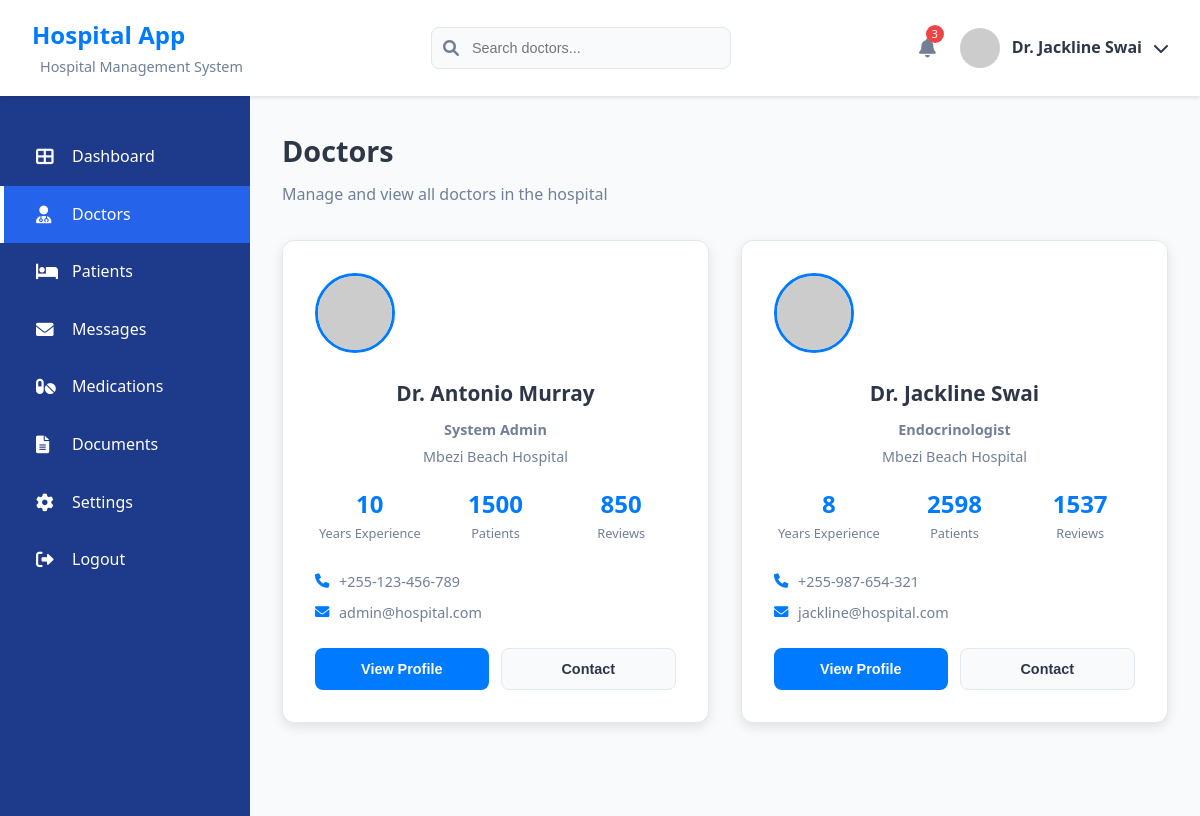
Page /doctors (signed in) on the committed database.
### models.py (models this page shows, shortened)
class Doctor(db.Model, UserMixin):
    id = db.Column(db.Integer, primary_key=True)
    email = db.Column(db.String(120), unique=True, nullable=False)
    password = db.Column(db.String(60), nullable=False)
    name = db.Column(db.String(100), nullable=False)
    specialization = db.Column(db.String(50))
    phone = db.Column(db.String(20))
    hospital = db.Column(db.String(100))
    experience_years = db.Column(db.Integer, default=0)
    total_patients = db.Column(db.Integer, default=0)
    total_reviews = db.Column(db.Integer, default=0)
    profile_picture = db.Column(db.String(200))
    bio = db.Column(db.Text)
    appointments = db.relationship('Appointment', backref='doctor', lazy=True)
    availability = db.relationship('DoctorAvailability', backref='doctor', lazy=True, cascade="all, delete-orphan")

### app.py (the view)
@app.route('/doctors')
@login_required
def doctors():
    all_doctors = Doctor.query.all()
    return render_template('doctors.html', doctors=all_doctors)

### app.py (called while the page is built)
@login_manager.user_loader
def load_user(user_id):
    return Doctor.query.get(int(user_id))

### templates/doctors.html (shortened to what this page needs)
{% extends 'base.html' %}
{% block content %}
<div class="dashboard-container">
    <div class="dashboard-header">
        <div class="header-left">
            <h1>Hospital App</h1>
            <span class="header-subtitle">Hospital Management System</span>
        </div>
        <div class="header-center">
            <div class="search-container">
                <input type="text" placeholder="Search doctors..." class="search-input">
                <i class="fas fa-search search-icon"></i>
            </div>
        </div>
        <div class="header-right">
            <div class="notification-icon">
                <i class="fas fa-bell"></i>
                <span class="notification-badge">3</span>
            </div>
            <div class="user-profile">
                {% if current_user.is_authenticated %}
                    <img src="https://via.placeholder.com/40x40/007bff/ffffff?text={{ current_user.name[0] }}" alt="Profile" class="profile-picture">
                    <span class="user-name">{{ current_user.name }}</span>
                    <i class="fas fa-chevron-down"></i>
                {% else %}
                    <a href="{{ url_for('login') }}" class="login-link">Login</a>
                {% endif %}
            </div>
        </div>
    </div>
    <div class="dashboard-content">
        <div class="sidebar">
            <nav class="sidebar-nav">
                <a href="{{ url_for('dashboard') }}" class="nav-item">
                    <i class="fas fa-th-large"></i>
                    <span>Dashboard</span>
                </a>
                <a href="{{ url_for('doctors') }}" class="nav-item active">
                    <i class="fas fa-user-md"></i>
                    <span>Doctors</span>
                </a>
                <a href="{{ url_for('patients') }}" class="nav-item">
                    <i class="fas fa-bed"></i>
                    <span>Patients</span>
                </a>
                <a href="{{ url_for('messages') }}" class="nav-item">
                    <i class="fas fa-envelope"></i>
                    <span>Messages</span>
                </a>
                <a href="{{ url_for('medications') }}" class="nav-item">
                    <i class="fas fa-pills"></i>
                    <span>Medications</span>
                </a>
                <a href="{{ url_for('documents') }}" class="nav-item">
                    <i class="fas fa-file-alt"></i>
                    <span>Documents</span>
                </a>
                <a href="{{ url_for('settings') }}" class="nav-item">
                    <i class="fas fa-cog"></i>
                    <span>Settings</span>
                </a>
                <a href="{{ url_for('logout') }}" class="nav-item">
                    <i class="fas fa-sign-out-alt"></i>
                    <span>Logout</span>
                </a>
            </nav>
        </div>
        <div class="main-content">
            <div class="page-header">
                <h2>Doctors</h2>
                <p>Manage and view all doctors in the hospital</p>
            </div>
            <div class="doctors-grid">
                {% for doctor in doctors %}
                <div class="doctor-card">
                    <div class="doctor-avatar">
                        <img src="https://via.placeholder.com/80x80/007bff/ffffff?text={{ doctor.name[0] }}" alt="{{ doctor.name }}">
                    </div>
                    <div class="doctor-info">
                        <h3>{{ doctor.name }}</h3>
                        <p class="specialization">{{ doctor.specialization or 'General Practitioner' }}</p>
                        <p class="hospital">{{ doctor.hospital or 'Hospital' }}</p>
                        <div class="doctor-stats">
                            <div class="stat">
                                <span class="stat-number">{{ doctor.experience_years or 0 }}</span>
                                <span class="stat-label">Years Experience</span>
                            </div>
                            <div class="stat">
                                <span class="stat-number">{{ doctor.total_patients or 0 }}</span>
                                <span class="stat-label">Patients</span>
                            </div>
                            <div class="stat">
                                <span class="stat-number">{{ doctor.total_reviews or 0 }}</span>
                                <span class="stat-label">Reviews</span>
                            </div>
                        </div>
                        {% if doctor.phone %}
                        <p class="contact-info">
                            <i class="fas fa-phone"></i> {{ doctor.phone }}
                        </p>
                        {% endif %}
                        {% if doctor.email %}
                        <p class="contact-info">
                            <i class="fas fa-envelope"></i> {{ doctor.email }}
                        </p>
                        {% endif %}
                        <div class="doctor-actions">
                            <button class="btn btn-primary" onclick="viewDoctorProfile({{ doctor.id }})">View Profile</button>
                            <button class="btn btn-secondary" onclick="contactDoctor({{ doctor.id }}, '{{ doctor.name }}')">Contact</button>
                        </div>
                    </div>
                </div>
                {% endfor %}
            </div>
        </div>
    </div>
</div>
{% endblock %}

### static/css/dashboard.css (style rules this page uses)
:root { --primary-blue: #007bff; --dark-blue: #0056b3; --light-blue: #e3f2fd; --sidebar-bg: #1e3a8a; --sidebar-hover: #2563eb; --text-dark: #2d3748; --text-light: #718096; --bg-light: #f8fafc; --white: #ffffff; --success: #10b981; --danger: #ef4444; --warning: #f59e0b; --border-color: #e2e8f0; }
* { margin: 0; padding: 0; box-sizing: border-box; }
body { font-family: 'Segoe UI', Tahoma, Geneva, Verdana, sans-serif; background-color: var(--bg-light); color: var(--text-dark); line-height: 1.6; }
.dashboard-container { min-height: 100vh; display: flex; flex-direction: column; }
.dashboard-header { background: var(--white); padding: 1rem 2rem; display: flex; justify-content: space-between; align-items: center; box-shadow: 0 2px 4px rgba(0,0,0,0.1); z-index: 1000; }
.header-left h1 { color: var(--primary-blue); font-size: 1.5rem; font-weight: 700; }
.header-subtitle { color: var(--text-light); font-size: 0.9rem; margin-left: 0.5rem; }
.search-container { position: relative; width: 300px; }
.search-input { width: 100%; padding: 0.75rem 1rem 0.75rem 2.5rem; border: 1px solid var(--border-color); border-radius: 8px; font-size: 0.9rem; background: var(--bg-light); }
.search-icon { position: absolute; left: 0.75rem; top: 50%; transform: translateY(-50%); color: var(--text-light); }
.header-right { display: flex; align-items: center; gap: 1.5rem; }
.notification-icon { position: relative; cursor: pointer; color: var(--text-light); font-size: 1.2rem; }
.notification-badge { position: absolute; top: -8px; right: -8px; background: var(--danger); color: var(--white); border-radius: 50%; width: 18px; height: 18px; font-size: 0.7rem; display: flex; align-items: center; justify-content: center; }
.user-profile { display: flex; align-items: center; gap: 0.75rem; cursor: pointer; }
.profile-picture { width: 40px; height: 40px; border-radius: 50%; object-fit: cover; }
.user-name { font-weight: 600; color: var(--text-dark); }
.dashboard-content { display: flex; flex: 1; }
.sidebar { width: 250px; background: var(--sidebar-bg); padding: 2rem 0; min-height: calc(100vh - 80px); }
.sidebar-nav { display: flex; flex-direction: column; }
.nav-item { display: flex; align-items: center; gap: 1rem; padding: 1rem 2rem; color: var(--white); text-decoration: none; transition: all 0.3s ease; border-left: 4px solid transparent; }
.nav-item.active { background: var(--sidebar-hover); border-left-color: var(--white); }
.nav-item i { width: 20px; font-size: 1.1rem; }
.main-content { flex: 1; padding: 2rem; overflow-y: auto; }
.stat-number { font-size: 2rem; font-weight: 700; color: var(--text-dark); line-height: 1; }
.stat-label { color: var(--text-light); font-size: 0.9rem; margin-top: 0.25rem; }
.doctor-avatar { width: 80px; height: 80px; border-radius: 50%; object-fit: cover; }
.doctor-info p { color: var(--text-light); font-size: 0.9rem; }
.doctor-stats { display: flex; flex-direction: column; gap: 0.75rem; }
.btn-primary { background: var(--primary-blue); color: var(--white); border: none; padding: 0.75rem 1.5rem; border-radius: 6px; font-weight: 600; cursor: pointer; transition: background 0.3s ease; }

### rows in the picture
Doctor: name "Dr. Jackline Swai", specialization "Endocrinologist", hospital "Mbezi Beach Hospital", experience_years "8", total_patients "2598", total_reviews "1537", phone "+255-987-654-321", email "jackline@hospital.com"
Doctor: name "Dr. Antonio Murray", specialization "System Admin", hospital "Mbezi Beach Hospital", experience_years "10", total_patients "1500", total_reviews "850", phone "+255-123-456-789", email "admin@hospital.com"
